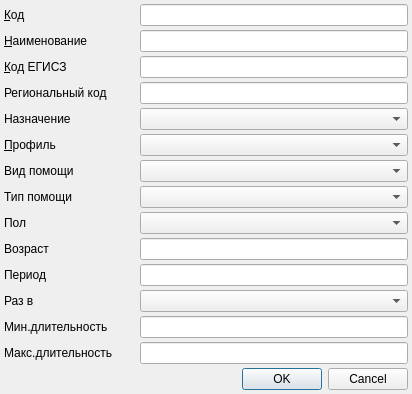
<?xml version="1.0" encoding="UTF-8"?>
<ui version="4.0">
 <class>EventFilterDialog</class>
 <widget class="QDialog" name="EventFilterDialog">
  <property name="geometry">
   <rect>
    <x>0</x>
    <y>0</y>
    <width>412</width>
    <height>390</height>
   </rect>
  </property>
  <property name="windowTitle">
   <string>Фильтр событий</string>
  </property>
  <layout class="QGridLayout">
   <property name="leftMargin">
    <number>4</number>
   </property>
   <property name="topMargin">
    <number>4</number>
   </property>
   <property name="rightMargin">
    <number>4</number>
   </property>
   <property name="bottomMargin">
    <number>4</number>
   </property>
   <property name="spacing">
    <number>4</number>
   </property>
   <item row="20" column="0" colspan="3">
    <widget class="QDialogButtonBox" name="buttonBox">
     <property name="orientation">
      <enum>Qt::Horizontal</enum>
     </property>
     <property name="standardButtons">
      <set>QDialogButtonBox::Cancel|QDialogButtonBox::Ok</set>
     </property>
    </widget>
   </item>
   <item row="4" column="0">
    <widget class="QLabel" name="lbRegionalCode">
     <property name="text">
      <string>Региональный код</string>
     </property>
    </widget>
   </item>
   <item row="10" column="1" colspan="2">
    <widget class="QLineEdit" name="edtAge"/>
   </item>
   <item row="11" column="1" colspan="2">
    <widget class="QLineEdit" name="edtPeriod"/>
   </item>
   <item row="3" column="1" colspan="2">
    <widget class="QLineEdit" name="edtEGISZ"/>
   </item>
   <item row="7" column="0">
    <widget class="QLabel" name="lbMedicalAidKind">
     <property name="text">
      <string>Вид помощи</string>
     </property>
    </widget>
   </item>
   <item row="3" column="0">
    <widget class="QLabel" name="lbEGISZ">
     <property name="text">
      <string>&amp;Код ЕГИСЗ</string>
     </property>
     <property name="buddy">
      <cstring>edtEGISZ</cstring>
     </property>
    </widget>
   </item>
   <item row="5" column="1" colspan="2">
    <widget class="CRBComboBox" name="cmbPurpose"/>
   </item>
   <item row="6" column="0">
    <widget class="QLabel" name="lbProfile">
     <property name="text">
      <string>&amp;Профиль</string>
     </property>
     <property name="buddy">
      <cstring>cmbProfile</cstring>
     </property>
    </widget>
   </item>
   <item row="6" column="1" colspan="2">
    <widget class="CRBComboBox" name="cmbProfile">
     <property name="currentIndex">
      <number>-1</number>
     </property>
     <item>
      <property name="text">
       <string>не задано</string>
      </property>
     </item>
     <item>
      <property name="text">
       <string>Нет</string>
      </property>
     </item>
     <item>
      <property name="text">
       <string>Да</string>
      </property>
     </item>
    </widget>
   </item>
   <item row="9" column="0">
    <widget class="QLabel" name="lbSex">
     <property name="text">
      <string>Пол</string>
     </property>
     <property name="buddy">
      <cstring>cmbMedicalAidType</cstring>
     </property>
    </widget>
   </item>
   <item row="4" column="1" colspan="2">
    <widget class="QLineEdit" name="edtRegionalCode"/>
   </item>
   <item row="8" column="0">
    <widget class="QLabel" name="lbMedicalAidType">
     <property name="text">
      <string>Тип помощи</string>
     </property>
     <property name="buddy">
      <cstring>cmbMedicalAidType</cstring>
     </property>
    </widget>
   </item>
   <item row="7" column="1" colspan="2">
    <widget class="CRBComboBox" name="cmbMedicalAidKind">
     <property name="currentIndex">
      <number>-1</number>
     </property>
     <item>
      <property name="text">
       <string>не задано</string>
      </property>
     </item>
     <item>
      <property name="text">
       <string>Не активна</string>
      </property>
     </item>
     <item>
      <property name="text">
       <string>Активна</string>
      </property>
     </item>
    </widget>
   </item>
   <item row="18" column="0">
    <widget class="QLabel" name="lbMaxDuration">
     <property name="text">
      <string>Макс.длительность</string>
     </property>
    </widget>
   </item>
   <item row="17" column="0">
    <widget class="QLabel" name="lbMinDuration">
     <property name="text">
      <string>Мин.длительность</string>
     </property>
    </widget>
   </item>
   <item row="8" column="1" colspan="2">
    <widget class="CRBComboBox" name="cmbMedicalAidType"/>
   </item>
   <item row="17" column="1" colspan="2">
    <widget class="QLineEdit" name="edtMinDuration"/>
   </item>
   <item row="1" column="0">
    <widget class="QLabel" name="lbCode">
     <property name="text">
      <string>&amp;Код</string>
     </property>
     <property name="buddy">
      <cstring>edtCode</cstring>
     </property>
    </widget>
   </item>
   <item row="9" column="1" colspan="2">
    <widget class="QComboBox" name="cmbSex"/>
   </item>
   <item row="10" column="0">
    <widget class="QLabel" name="lbAge">
     <property name="text">
      <string>Возраст</string>
     </property>
     <property name="buddy">
      <cstring>edtAge</cstring>
     </property>
    </widget>
   </item>
   <item row="11" column="0">
    <widget class="QLabel" name="lbPeriod">
     <property name="text">
      <string>Период</string>
     </property>
     <property name="buddy">
      <cstring>edtPeriod</cstring>
     </property>
    </widget>
   </item>
   <item row="18" column="1" colspan="2">
    <widget class="QLineEdit" name="edtMaxDuration"/>
   </item>
   <item row="2" column="1" colspan="2">
    <widget class="QLineEdit" name="edtName"/>
   </item>
   <item row="5" column="0">
    <widget class="QLabel" name="lbPurpose">
     <property name="text">
      <string>Назначение</string>
     </property>
    </widget>
   </item>
   <item row="16" column="0">
    <widget class="QLabel" name="lbSingleInPeriod">
     <property name="text">
      <string>Раз в</string>
     </property>
    </widget>
   </item>
   <item row="19" column="0">
    <spacer>
     <property name="orientation">
      <enum>Qt::Vertical</enum>
     </property>
     <property name="sizeHint" stdset="0">
      <size>
       <width>20</width>
       <height>40</height>
      </size>
     </property>
    </spacer>
   </item>
   <item row="1" column="1" colspan="2">
    <widget class="QLineEdit" name="edtCode"/>
   </item>
   <item row="16" column="1" colspan="2">
    <widget class="QComboBox" name="cmbSingleInPeriod"/>
   </item>
   <item row="2" column="0">
    <widget class="QLabel" name="lbName">
     <property name="text">
      <string>&amp;Наименование</string>
     </property>
     <property name="buddy">
      <cstring>edtName</cstring>
     </property>
    </widget>
   </item>
  </layout>
 </widget>
 <customwidgets>
  <customwidget>
   <class>CRBComboBox</class>
   <extends>QComboBox</extends>
   <header>library/crbcombobox.h</header>
  </customwidget>
 </customwidgets>
 <tabstops>
  <tabstop>edtCode</tabstop>
  <tabstop>edtAge</tabstop>
  <tabstop>edtPeriod</tabstop>
  <tabstop>buttonBox</tabstop>
 </tabstops>
 <resources/>
 <connections>
  <connection>
   <sender>buttonBox</sender>
   <signal>accepted()</signal>
   <receiver>EventFilterDialog</receiver>
   <slot>accept()</slot>
   <hints>
    <hint type="sourcelabel">
     <x>262</x>
     <y>198</y>
    </hint>
    <hint type="destinationlabel">
     <x>153</x>
     <y>175</y>
    </hint>
   </hints>
  </connection>
  <connection>
   <sender>buttonBox</sender>
   <signal>rejected()</signal>
   <receiver>EventFilterDialog</receiver>
   <slot>reject()</slot>
   <hints>
    <hint type="sourcelabel">
     <x>275</x>
     <y>198</y>
    </hint>
    <hint type="destinationlabel">
     <x>282</x>
     <y>175</y>
    </hint>
   </hints>
  </connection>
 </connections>
</ui>
